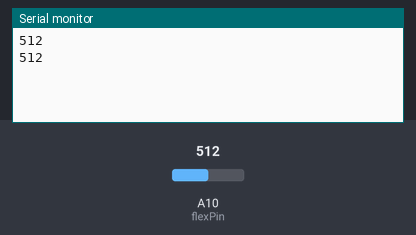
The sketch below on a simulated Arduino Mega 2560, built with avr-gcc and run on an emulated ATmega2560. Shown: the last lines printed to the serial monitor. The inputs (shaded band) are chosen by the test bench; at power-on: A10 (flexPin) = 512.

Above: at 5.8 s.
5.9 s: A10 (flexPin) set to 716
At 10.8 s:
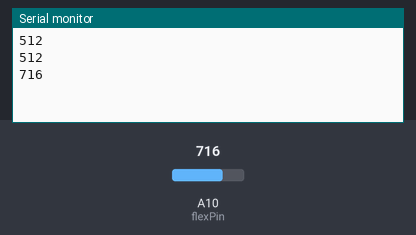
11.9 s: A10 (flexPin) set to 900
At 15.8 s:
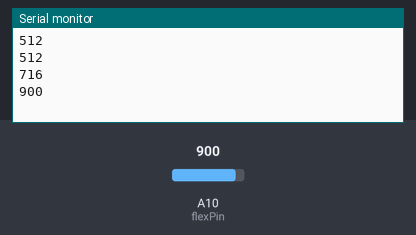
Timing chart, 0 to 17.3 s (numbered marks = the images above; inputs shaded):
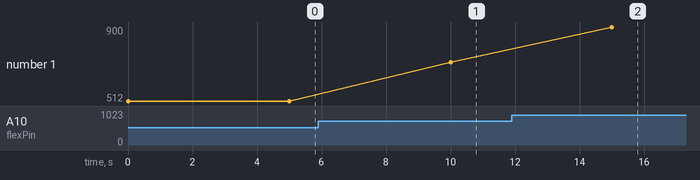

The sketch:

flex1pin.ino
```cpp
const int flexPin = A10;

int value;

void setup()
{
  Serial.begin(9600);
}

void loop()
{
  value = analogRead(flexPin);


  Serial.println(value);

  delay(5000);
}
```

Measured:
- after the input at 5.9 s, the serial monitor: prints a new line after 4.1 s (image 1)
- after the input at 11.9 s, the serial monitor: prints a new line after 3.1 s (image 2)
- plotted number 1: 512 → 716 after the input at 5.9 s, 716 → 900 after the input at 11.9 s
